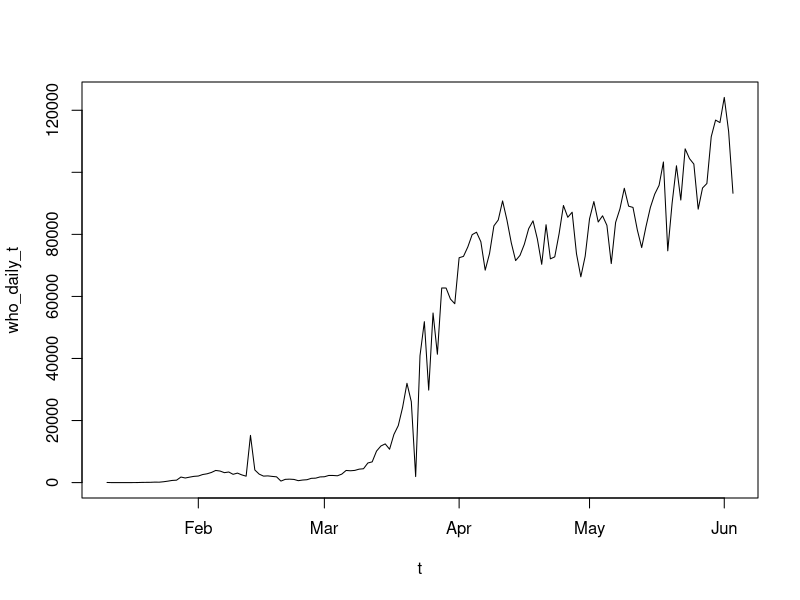
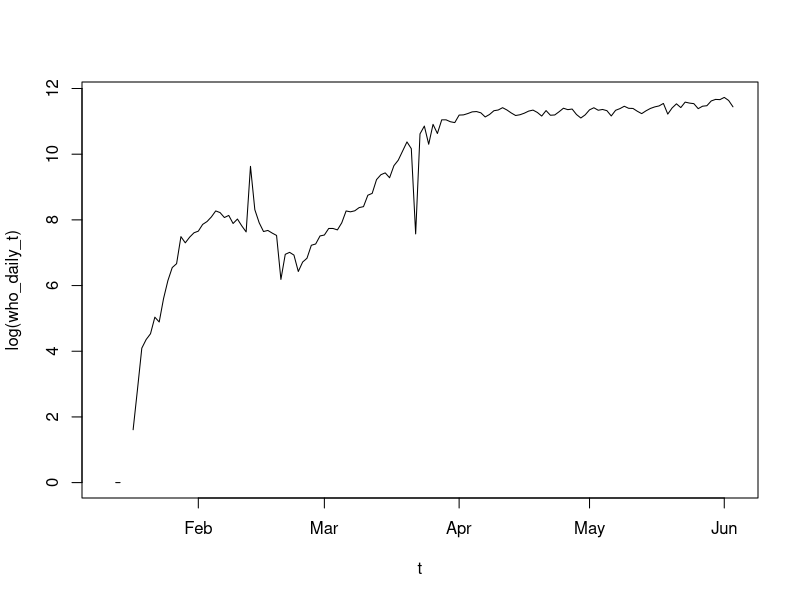
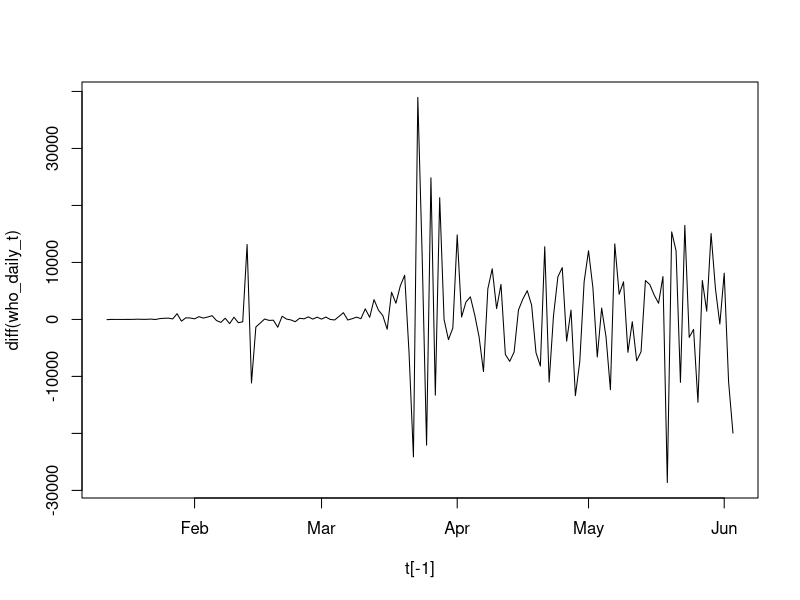
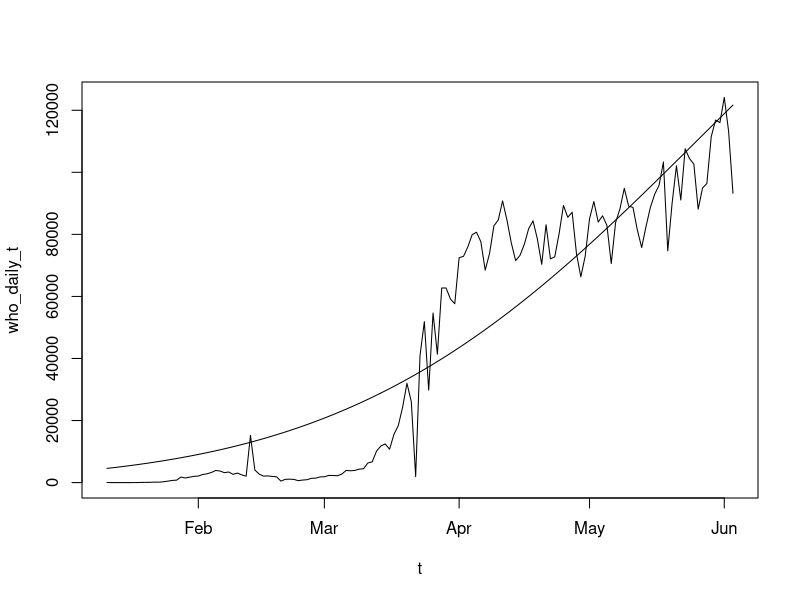

R code for these plots, in order:
# The data is taken in csv format from the WHO database
who_global <- read.csv('WHO-COVID-19-global-data.csv')

# The dates of cases worldwide are taken
t <- sort(unique(who_global$Date_reported))

# All the cases in the world are stored in each index
who_daily_t <- NULL
for (i in 1:length(t)) {
  who_daily_t[i] <- sum(who_global$New_cases[who_global$Date_reported == t[i]], na.rm = T)
}
rm(who_global)

# The dates are now formatted as Date datatype
t <- as.Date(t)

# Plot the data
plot(t,who_daily_t, type = "l")
plot(t,log(who_daily_t), type = "l")
plot(t[-1], diff(who_daily_t), type = "l")

# x is the index of time
x <- 1:length(t)

# The function here returns the residual sum squared of actual cases
# The argument passed in the function is the possible/potential parameters of the normal distribution
# 3 arguements h,i,j would be passed: h is the scale of the distribution, i is the mean and j is the SDev
fn <- function(para) {
  return(sum((who_daily_t - (para[1]*dnorm(x, mean = para[2], sd = para[3])))^2))
}

# Initiate variables for the computation of OLS parameters
val <- NULL ; k <- 1; m <- NULL

for (h in seq(2*10^7,8*10^7,by=5*10^6)) {
  for (i in seq(100,1000,by=25)) {
    for (j in seq(10,100,by=5)) {
      # The optimized function with respect to the h,i,j
      # value of the minimized RSS stored
      val[k] <- optim(  c(h,i,j),fn  )$value
      # Each m would have the different h,i,j
      m <- rbind(m, c(h,i,j))
      k <- k+1
    }
  }
}


# Which RSS is the lowest will determine the optimized parameters h,i,j
m[which(val == min(val)),]

# The estimated normal distribution line
par <- c(5.7*10^07 , 220 , 70)

# The plot represents the projections.
plot(t, who_daily_t, type="l")
lines(t,optim(par, fn)$par[1]*dnorm(x,optim(par, fn)$par[2],optim(par, fn)$par[3]))